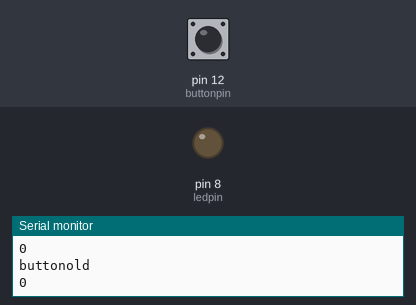
A sketch run on a simulated Arduino Uno, built with avr-gcc and run on an emulated ATmega328P. Parts: output pins drawn as LEDs (lit = HIGH), the last lines printed to the serial monitor. The inputs (shaded band) are chosen by the test bench; at power-on: pin 12 (buttonpin) LOW.

Above: at 1.2 s.
1.3 s: pin 12 (buttonpin) pulled HIGH for 0.15 s
At 2.5 s:
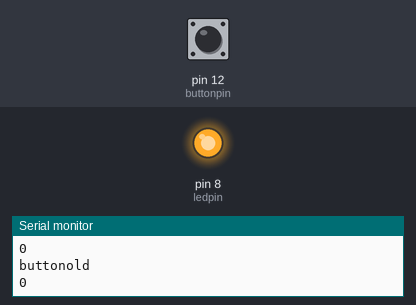
2.9 s: pin 12 (buttonpin) pulled HIGH for 1 s
At 3.9 s:
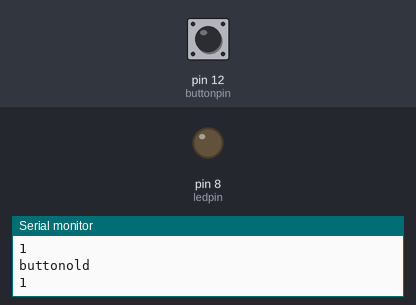
5.4 s: pin 12 (buttonpin) pulled HIGH for 3.2 s
At 6.2 s:
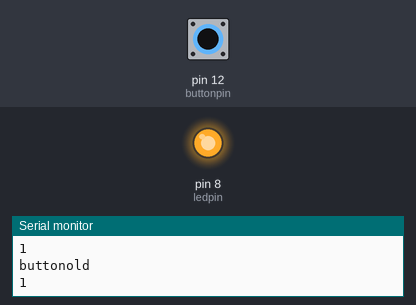
Timing chart, 0 to 8.4 s (numbered marks = the images above; inputs shaded):
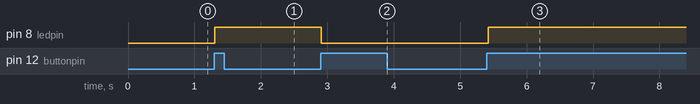

The sketch:

push_botton...control.ino
```cpp
// 5v directly to the one side
// another side the 10kohm resistor and the button pin
// led with thw 8th pin
int ledpin=8;
int dt=100;
int buttonpin=12;
int buttonew;
int buttonold=0;
int ledstate=0;
void setup() {
  // put your setup code here, to run once:
pinMode(ledpin,OUTPUT);
pinMode(buttonpin,INPUT);
Serial.begin(9600);
}

void loop() {
  // put your main code here, to run repeatedly:
buttonew=digitalRead(buttonpin);
Serial.println("buttonew");
Serial.println(buttonew);
Serial.println("buttonold");
Serial.println(buttonold);
if (buttonew==1 && buttonold==0){
  if (ledstate==1){
    digitalWrite(ledpin,LOW);
    ledstate=0;
  }
  else{
    digitalWrite(ledpin,HIGH);
    ledstate=1;
  }
}
buttonold=buttonew;
delay(100);
}
```

Measured:
- after the input at 1.3 s, pin 8 (ledpin): LOW → HIGH at once
- after the input at 2.9 s, pin 8 (ledpin): HIGH → LOW at once
- after the input at 5.4 s, pin 8 (ledpin): LOW → HIGH at once
